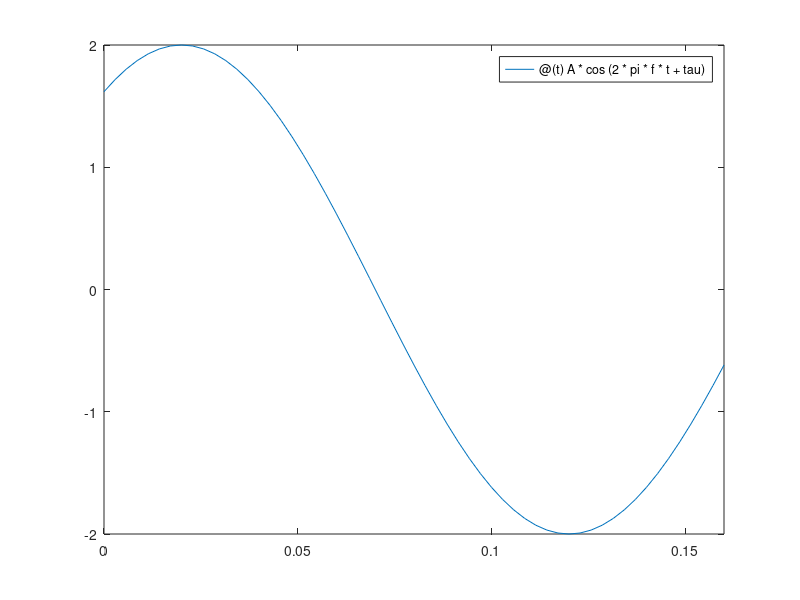

MATLAB code for this plot:
function [] = M2_hanis1_laubr2()
%   Serie M3, hanis1 (Sebastian Haeni), laubr2 (Raphael Laubscher)

    clc;                         % Clear console
    A = 2;
    f = 5;
    tau = -pi/5;
    signal = @(t) A*cos(2*pi*f*t + tau);
    fplot(signal, [0, 0.16])
end
